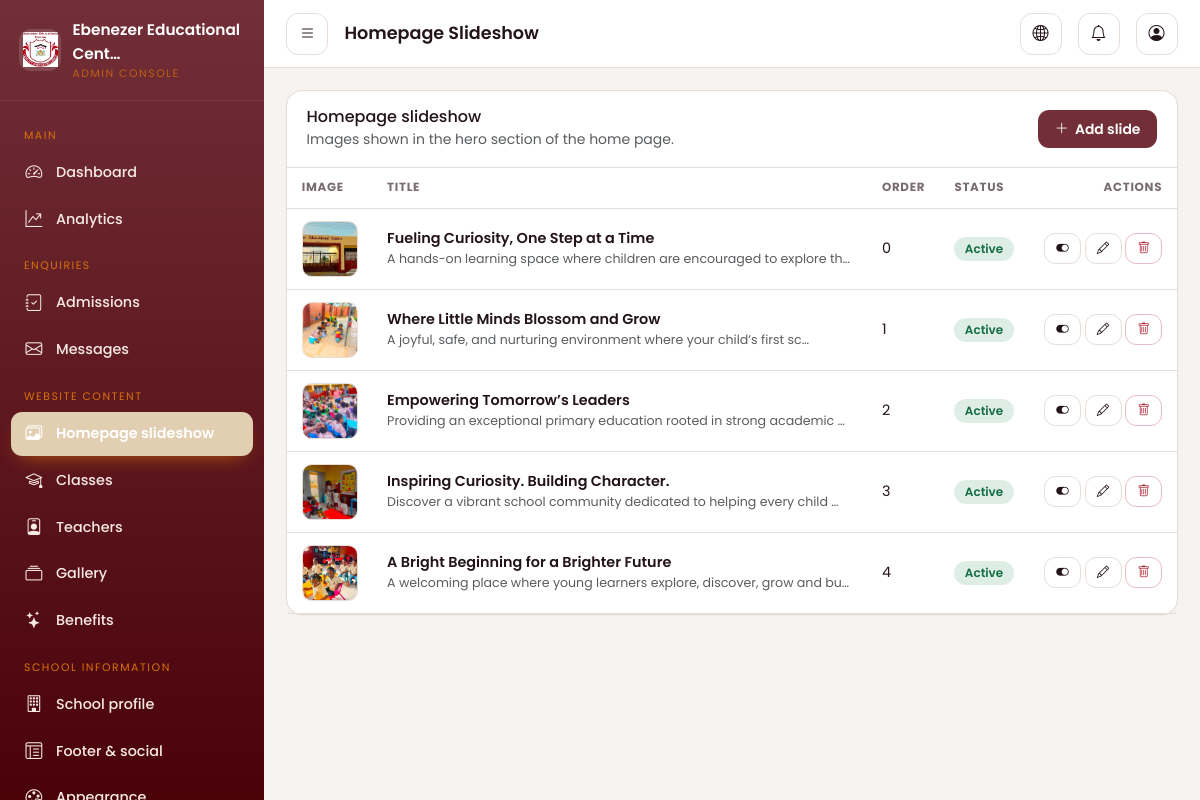
The app's page /dashboard/slides/ (signed in), older data.
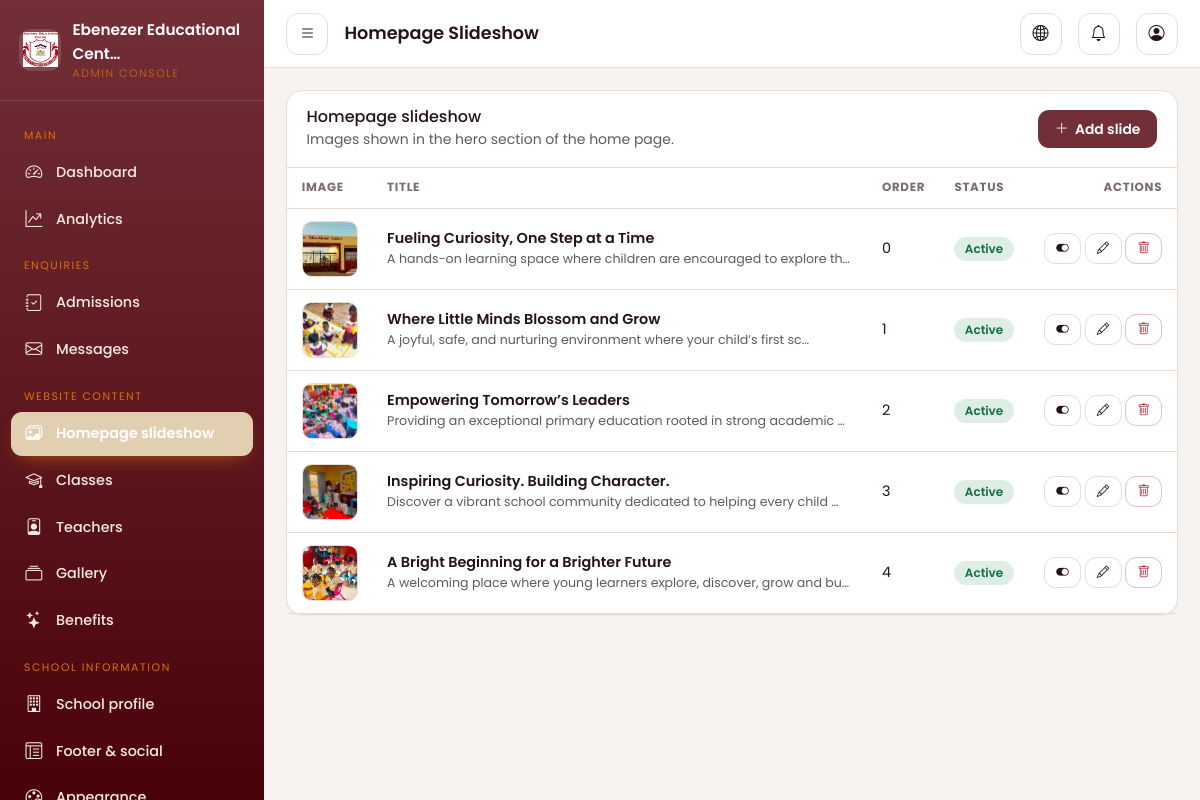
The same page, newer data.
### apps/core/models.py (models this page shows, shortened)
class SingletonModel(models.Model):
    CACHE_KEY = None
    class Meta:
        abstract = True
    @classmethod
    def _cache_key(cls) -> str:
        return cls.CACHE_KEY or f"singleton:{cls._meta.label}"
    @classmethod
    def get_solo(cls):
        key = cls._cache_key()
        obj = cache.get(key)
        if obj is None:
            obj, _ = cls.objects.get_or_create(pk=1)
            cache.set(key, obj, None)
        return obj

class SchoolSettings(SingletonModel):
    CACHE_KEY = "settings:school"
    school_name = models.CharField(max_length=150, default="Ebenezer Educational Centre")
    short_description = models.CharField(
        max_length=300,
        blank=True,
        help_text="Used in the footer and social sharing cards.",
    )
    tagline = models.CharField(
        max_length=200,
        blank=True,
        help_text="Short tagline shown below the school name in the navbar.",
    )
    full_description = models.TextField(
        blank=True,
        help_text="Longer introduction used on the homepage and About page.",
    )
    address = models.CharField(max_length=255, blank=True, default="Jukwa, Cape Coast")
    town = models.CharField(max_length=100, blank=True, default="Jukwa")
    region = models.CharField(max_length=100, blank=True, default="Central Region")
    country = models.CharField(max_length=100, blank=True, default="Ghana")
    phone_primary = models.CharField(max_length=40, blank=True)
    phone_secondary = models.CharField(max_length=40, blank=True)
    email_primary = models.EmailField(blank=True)
    email_secondary = models.EmailField(blank=True)
    opening_hours = models.CharField(
        max_length=200, blank=True, default="Monday - Friday, 7:00am - 4:00pm"
    )
    vision = models.TextField(blank=True)
    mission = models.TextField(blank=True)
    proprietress_name = models.CharField(max_length=150, blank=True)
    proprietress_title = models.CharField(
        max_length=150, blank=True, default="Proprietress"
    )
    proprietress_message = models.TextField(blank=True)
    headmistress_image = models.ImageField(
        upload_to="branding/",
        blank=True,
        null=True,
        help_text="Optional photo of the school headmistress.",
    )
    logo = models.ImageField(upload_to="branding/", blank=True, null=True)
    logo_light = models.ImageField(
        upload_to="branding/",
        blank=True,
        null=True,
        help_text="Optional logo variant for dark backgrounds.",
    )
    favicon = models.ImageField(upload_to="branding/", blank=True, null=True)
    default_image = models.ImageField(
        upload_to="branding/", blank=True, null=True
    )
    home_welcome_image = models.ImageField(
        upload_to="branding/",
        blank=True,
        null=True,
        help_text="Photo shown in the Welcome section of the homepage.",
    )
    home_welcome_video = models.FileField(
        upload_to="branding/videos/",
        blank=True,
        null=True,
        validators=[VideoValidator()],
        help_text="Optional video shown in the Welcome section of the homepage (takes priority over the image if both are set).",
    )
    about_story_image = models.ImageField(
        upload_to="branding/",
        blank=True,
        null=True,
        help_text="Photo shown in the Our Story section of the About page.",
    )
    about_story_video = models.FileField(
        upload_to="branding/videos/",
        blank=True,
        null=True,
        validators=[VideoValidator()],
        help_text="Optional video shown in the Our Story section of the About page (takes priority over the image if both are set).",
    )
    map_url = models.URLField(
        blank=True,
        max_length=1000,
        help_text="Google Maps embed URL (Share → Embed a map in Google Maps), not a short sharing link. Leave blank to hide the map.",
    )
    directions_url = models.URLField(blank=True)
    footer_intro = models.TextField(blank=True)
    footer_copyright = models.CharField(max_length=255, blank=True)
    facebook_url = models.URLField(blank=True)
    instagram_url = models.URLField(blank=True)
    twitter_url = models.URLField(blank=True)
    tiktok_url = models.URLField(blank=True)
    youtube_url = models.URLField(blank=True)
    linkedin_url = models.URLField(blank=True)
    whatsapp_number = models.CharField(max_length=40, blank=True)
    privacy_policy = models.TextField(
        blank=True, help_text="Privacy policy content shown on the privacy page."
    )
    updated_at = models.DateTimeField(auto_now=True)
    class Meta:
        verbose_name = "School settings"
        verbose_name_plural = "School settings"

### apps/school/models.py (models this page shows, shortened)
class HeroSlide(TimeStampedModel):
    label = models.CharField(
        max_length=120,
        blank=True,
        default="WELCOME TO EBENEZER EDUCATIONAL CENTRE",
    )
    title = models.CharField(max_length=200)
    subtitle = models.TextField(blank=True)
    image = models.ImageField(
        upload_to="hero/", blank=True, null=True, validators=[ImageValidator()]
    )
    alt_text = models.CharField(
        max_length=200,
        blank=True,
        help_text="Describe the image for screen readers.",
    )
    primary_button_label = models.CharField(max_length=60, blank=True)
    primary_button_url = models.CharField(
        max_length=255, blank=True, help_text="Relative path such as /classes/ or full URL."
    )
    secondary_button_label = models.CharField(max_length=60, blank=True)
    secondary_button_url = models.CharField(max_length=255, blank=True)
    display_order = models.PositiveIntegerField(default=0, db_index=True)
    is_active = models.BooleanField(default=True, db_index=True)
    class Meta:
        ordering = ["display_order", "id"]
        verbose_name = "Hero slide"
        verbose_name_plural = "Hero slides"

### apps/dashboard/views.py (the view)
# urls.py: path("slides/", views.slide_list, name="slide_list"),
@capability_required("content_manage")
def slide_list(request):
    slides = HeroSlide.objects.all()
    return render(
        request,
        "dashboard/slides/list.html",
        {"slides": slides, "page_title": "Homepage Slideshow", "active": "slides"},
    )

### apps/accounts/permissions.py (called while the page is built)
def user_can(user, capability: str) -> bool:
    if not getattr(user, "is_authenticated", False):
        return False
    if user.is_superuser:
        return True
    allowed = CAPABILITIES.get(capability, set())
    return bool(get_user_roles(user) & allowed)

def capability_required(capability: str):
    def decorator(view_func):
        @wraps(view_func)
        @login_required
        def _wrapped(request, *args, **kwargs):
            if not user_can(request.user, capability):
                raise PermissionDenied("You do not have permission to do that.")
            return view_func(request, *args, **kwargs)
        return _wrapped
    return decorator

### apps/accounts/templatetags/permissions.py (called while the page is built)
@register.filter(name="can")
def can(user, capability: str) -> bool:
    return user_can(user, capability)

### apps/analytics/services.py (called while the page is built)
def should_track(request, path: str) -> bool:
    if request.method != "GET":
        return False
    if request.path.startswith(EXCLUDED_PREFIXES):
        return False
    if is_bot(request.META.get("HTTP_USER_AGENT", "")):
        return False
    return True

### apps/core/context_processors.py (called while the page is built)
def site_context(request):
    school = SchoolSettings.get_solo()
    theme = ThemeSettings.get_solo()
    nav_classes = []
    try:
        from apps.academics.models import ClassLevel
        nav_classes = list(
            ClassLevel.objects.filter(is_published=True).order_by("display_order", "name")
        )
    except Exception:  # pragma: no cover - during migrations
        nav_classes = []
    return {
        "school": school,
        "theme": theme,
        "theme_vars": theme.as_dict(),
        "nav_classes": nav_classes,
        "site_url": settings.SITE_URL,
        "current_year": date.today().year,
    }

def dashboard_context(request):
    if not getattr(request, "user", None) or not request.user.is_authenticated:
        return {}
    unread_admissions = 0
    unread_messages = 0
    try:
        from apps.admissions.models import AdmissionEnquiry, ContactMessage
        unread_admissions = AdmissionEnquiry.objects.filter(
            is_read=False, is_archived=False
        ).count()
        unread_messages = ContactMessage.objects.filter(
            is_read=False, is_archived=False
        ).count()
    except Exception:  # pragma: no cover
        pass
    return {
        "unread_admissions": unread_admissions,
        "unread_messages": unread_messages,
        "unread_total": unread_admissions + unread_messages,
        "notification_settings": NotificationSettings.get_solo(),
    }

### templates/dashboard/slides/list.html (shortened to what this page needs)
{% extends "dashboard/base.html" %}
{% block content %}
<div class="dash-card">
  <div class="dash-card-head">
    <div>
      <h2 class="h6 mb-0">Homepage slideshow</h2>
      <span class="text-muted small">Images shown in the hero section of the home page.</span>
    </div>
    <a href="{% url 'dashboard:slide_create' %}" class="dash-btn dash-btn-primary"><i class="bi bi-plus-lg"></i> Add slide</a>
  </div>
  <div class="table-responsive">
    <table class="dash-table">
      <thead>
        <tr><th>Image</th><th>Title</th><th>Order</th><th>Status</th><th class="text-end">Actions</th></tr>
      </thead>
      <tbody>
        {% for slide in slides %}
          <tr>
            <td>
              {% if slide.image %}<img src="{{ slide.image.url }}" alt="" class="thumb">
              {% else %}<span class="thumb d-inline-grid place-items-center text-muted"><i class="bi bi-image"></i></span>{% endif %}
            </td>
            <td>
              <div class="fw-semibold">{{ slide.title|default:"(untitled)" }}</div>
              <div class="text-muted small">{{ slide.subtitle|truncatechars:70 }}</div>
            </td>
            <td>{{ slide.display_order }}</td>
            <td>
              {% if slide.is_active %}<span class="pill pill-active">Active</span>
              {% else %}<span class="pill pill-inactive">Hidden</span>{% endif %}
            </td>
            <td class="text-end text-nowrap">
              <form method="post" action="{% url 'dashboard:slide_toggle' slide.pk %}" class="d-inline">
                <button class="dash-btn dash-btn-light dash-btn-sm" title="Toggle visibility"><i class="bi bi-toggle-{% if slide.is_active %}on{% else %}off{% endif %}"></i></button>
              </form>
              <a class="dash-btn dash-btn-light dash-btn-sm" href="{% url 'dashboard:slide_update' slide.pk %}"><i class="bi bi-pencil"></i></a>
              <a class="dash-btn dash-btn-danger dash-btn-sm" href="{% url 'dashboard:slide_delete' slide.pk %}"><i class="bi bi-trash"></i></a>
            </td>
          </tr>
        {% empty %}
          <tr><td colspan="5" class="text-center text-muted py-5">No slides yet. Add your first slide to bring the homepage to life.</td></tr>
        {% endfor %}
      </tbody>
    </table>
  </div>
</div>
{% endblock %}

### templates/dashboard/base.html (shortened to what this page needs)
{% load static %}{% load permissions %}
<!doctype html>
<html lang="en">
<head>
  <link href="https://cdn.jsdelivr.net/npm/bootstrap@5.3.3/dist/css/bootstrap.min.css" rel="stylesheet">
  <link href="https://cdn.jsdelivr.net/npm/bootstrap-icons@1.11.3/font/bootstrap-icons.min.css" rel="stylesheet">
  <link href="{% static 'css/dashboard.css' %}" rel="stylesheet">
</head>
<body class="dash-body">
<div class="dash-shell">
  {% include "dashboard/partials/sidebar.html" %}
  <div class="dash-main">
    <header class="dash-header">
      <button class="dash-icon-btn" data-sidebar-toggle aria-label="Toggle sidebar"><i class="bi bi-list"></i></button>
      <div class="me-auto">
        <h1 class="page-title">{% block page_heading %}{{ page_title|default:"Dashboard" }}{% endblock %}</h1>
      </div>
      <a class="dash-icon-btn" href="{% url 'core:home' %}" target="_blank" rel="noopener" title="View website" aria-label="View website"><i class="bi bi-globe2"></i></a>
      <div class="dropdown">
        <button class="dash-icon-btn" data-bs-toggle="dropdown" aria-expanded="false" aria-label="Notifications">
          <i class="bi bi-bell"></i>
        </button>
      </div>
      <div class="dropdown">
        <button class="dash-icon-btn" data-bs-toggle="dropdown" aria-expanded="false" aria-label="Account menu"><i class="bi bi-person-circle"></i></button>
      </div>
    </header>
    <main class="dash-content">
      {% block content %}{% endblock %}
    </main>
  </div>
</div>
</body>
</html>

### templates/dashboard/partials/sidebar.html (shortened to what this page needs)
{% load static %}{% load permissions %}
<aside class="dash-sidebar" aria-label="Dashboard navigation">
  <a class="dash-brand" href="{% url 'dashboard:overview' %}">
    <span class="mark">
      {% if school.logo %}<img src="{{ school.logo.url }}" alt="">{% else %}<i class="bi bi-mortarboard-fill"></i>{% endif %}
    </span>
    <span>
      <span class="name">{{ school.school_name|truncatechars:26 }}</span>
      <span class="sub d-block" style="color:#D5720A">Admin Console</span>
    </span>
  </a>
  <nav class="dash-nav">
    <div class="group-label">Main</div>
    {% if request.user|can:"dashboard_access" %}
      <a href="{% url 'dashboard:overview' %}" class="{% if active == 'overview' %}active{% endif %}"><i class="bi bi-speedometer2"></i> Dashboard</a>
    {% endif %}
    {% if request.user|can:"analytics_view" %}
      <a href="{% url 'dashboard:analytics' %}" class="{% if active == 'analytics' %}active{% endif %}"><i class="bi bi-graph-up-arrow"></i> Analytics</a>
    {% endif %}
    {% if request.user|can:"admissions_manage" %}
      <div class="group-label">Enquiries</div>
      <a href="{% url 'dashboard:admission_list' %}" class="{% if active == 'admissions' %}active{% endif %}">
        <i class="bi bi-journal-check"></i> Admissions
      </a>
      <a href="{% url 'dashboard:message_list' %}" class="{% if active == 'messages' %}active{% endif %}">
        <i class="bi bi-envelope"></i> Messages
      </a>
    {% endif %}
    {% if request.user|can:"content_manage" %}
      <div class="group-label">Website content</div>
      <a href="{% url 'dashboard:slide_list' %}" class="{% if active == 'slides' %}active{% endif %}"><i class="bi bi-images"></i> Homepage slideshow</a>
      <a href="{% url 'dashboard:class_list' %}" class="{% if active == 'classes' %}active{% endif %}"><i class="bi bi-mortarboard"></i> Classes</a>
      <a href="{% url 'dashboard:teacher_list' %}" class="{% if active == 'teachers' %}active{% endif %}"><i class="bi bi-person-badge"></i> Teachers</a>
      <a href="{% url 'dashboard:album_list' %}" class="{% if active == 'gallery' %}active{% endif %}"><i class="bi bi-collection"></i> Gallery</a>
      <a href="{% url 'dashboard:benefit_list' %}" class="{% if active == 'benefits' %}active{% endif %}"><i class="bi bi-stars"></i> Benefits</a>
    {% endif %}
    {% if request.user|can:"settings_manage" %}
      <div class="group-label">School information</div>
      <a href="{% url 'dashboard:school_info' %}" class="{% if active == 'school' %}active{% endif %}"><i class="bi bi-building"></i> School profile</a>
      <a href="{% url 'dashboard:footer_settings' %}" class="{% if active == 'footer' %}active{% endif %}"><i class="bi bi-layout-text-window-reverse"></i> Footer &amp; social</a>
    {% endif %}
    {% if request.user|can:"appearance_manage" %}
      <a href="{% url 'dashboard:appearance' %}" class="{% if active == 'appearance' %}active{% endif %}"><i class="bi bi-palette"></i> Appearance</a>
    {% endif %}
  </nav>
</aside>

Row changes from the older to the newer data that the page shows:
changed HeroSlide "Where Little Minds Blossom and Grow": image: a different picture
